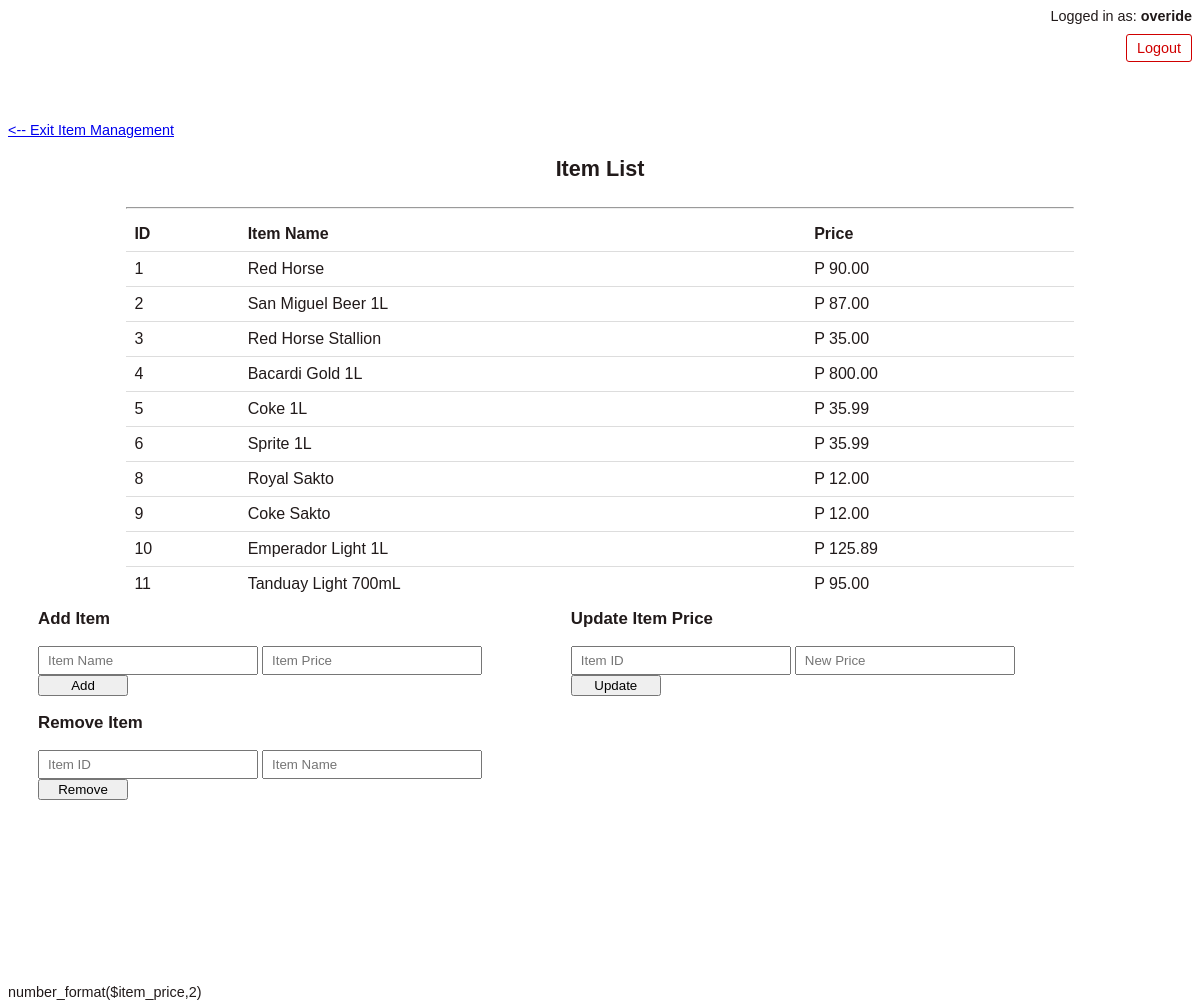
Screenshot of /item_management.php (signed in) with the database file from the repository.
### tables this page shows
CREATE TABLE `items` (
  `id` int(16) NOT NULL,
  `item_code` varchar(16) DEFAULT NULL,
  `item_name` varchar(64) DEFAULT NULL,
  `item_price` float DEFAULT NULL
);

### item_management.php (the view, shortened to what this page needs)
<?php
    include 'header1.php';
    include "php/dbconn.php";
    $sql = "SELECT * FROM items";
    $result = mysqli_query($conn,$sql);
    ?>
        <a href="admin.php"><-- Exit Item Management</a>
        <h2><center>Item List</center></h2>
        <div class = "table_container">
            <hr>
            <table>
                <tr>
                    <td><b>ID</b></td>
                    <td><b>Item Name</b></td>
                    <td><b>Price</b></td>
                </tr>
                <?php
                    while($row = mysqli_fetch_array($result)){
                        echo "<tr><td>".$row['id']."<td>" . $row['item_name'] . "</td><td>P " . number_format($row['item_price'], 2) . "</td></tr>";
                        }
                ?>
            </table>
        </div>
        <div class = "actions">
            <div class = "column">
                <h3>Add Item</h3>
                <form action="php/item_add.php" method="post">
                    <input type="text" name="ItemName" placeholder="Item Name">
                    <input type="text" name="ItemPrice" placeholder="Item Price">
                    <button type="submit">Add</button>
                </form>
                <h3>Remove Item</h3>
                <form action="php/item_remove.php" method="post">
                    <input type="text" name="ItemId" placeholder="Item ID">
                    <input type="text" name= "ItemName" placeholder="Item Name">
                    <button type="submit">Remove</button>
                </form>
            </div>
            <div class = "column">
                <h3>Update Item Price</h3>
                <form action="php/item_update.php" method="post">
                    <input type="text" name="ItemId" placeholder="Item ID">
                    <input type="text" name= "Nprice" placeholder="New Price">
                    <button type="submit">Update</button>
                </form>
            </div>
        </div>
    </body>
</html>

### css/style.css (style rules this page uses)
body { font-family: Arial; color: #211a1a; font-size: 0.9em; }
table { border-collapse: collapse; width: 100%; overflow-y: auto; }
th, td { padding: 8px; text-align: left; border-bottom: 1px solid #ddd; }
.table_container { height: 50%; width: 80%; position: relative; left: 10%; align-items: center; text-align: center; border-color: black; overflow-y: auto; }
.actions { padding-left: 30px; height: 50%; width: 90%; top: 70%; left: 10%; }
input[type=text] { width: 220px; padding: 5px 8px }
button { width: 90px; }
.column { float: left; width: 50%; }

### rows the page displays
items: id "1", item_name "Red Horse", item_price "90.00"
items: id "2", item_name "San Miguel Beer 1L", item_price "87.00"
items: id "3", item_name "Red Horse Stallion", item_price "35.00"
items: id "4", item_name "Bacardi Gold 1L", item_price "800.00"
items: id "5", item_name "Coke 1L", item_price "35.99"
items: id "6", item_name "Sprite 1L", item_price "35.99"
items: id "8", item_name "Royal Sakto", item_price "12.00"
items: id "9", item_name "Coke Sakto", item_price "12.00"
items: id "10", item_name "Emperador Light 1L", item_price "125.89"
items: id "11", item_name "Tanduay Light 700mL", item_price "95.00"

### other values shown
$user "overide"
